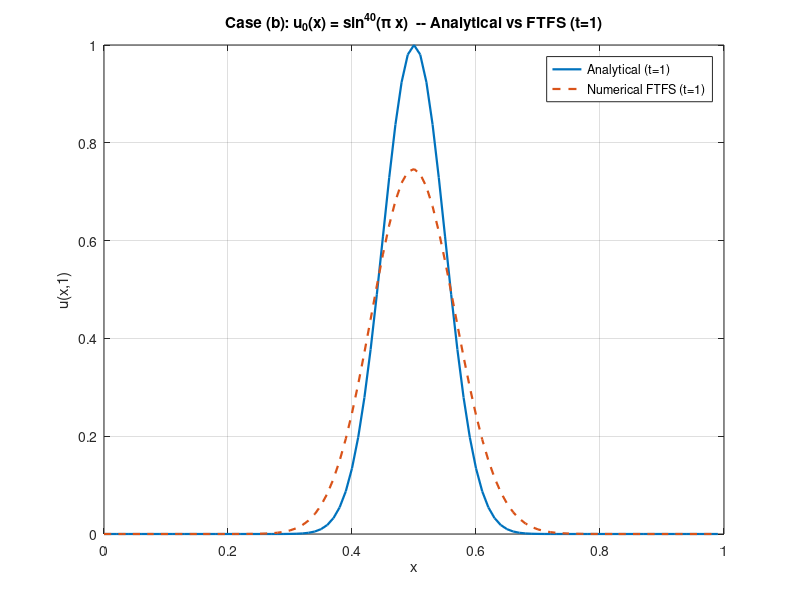
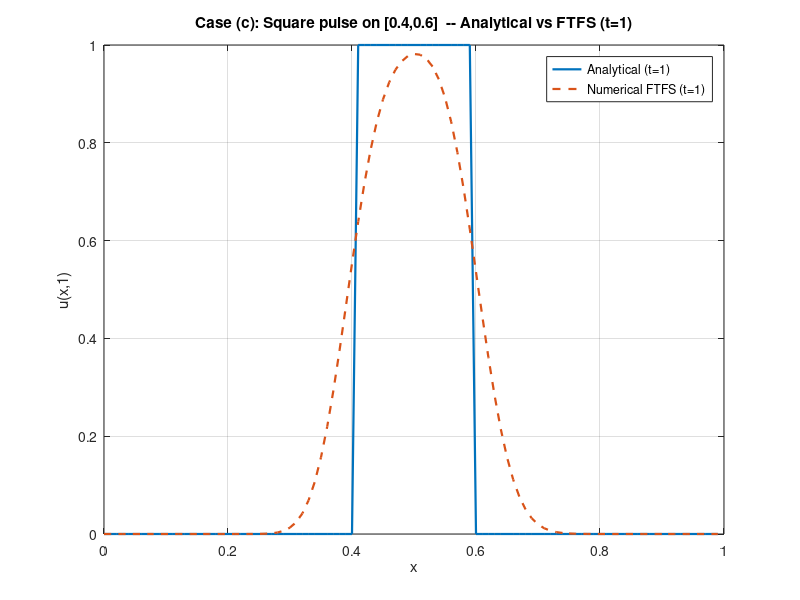

These charts were generated, in order, by the following MATLAB code:
% Compare_b_c.m

clear; close all; clc;

%% Parameters
dx = 0.01;
dt = 0.008;
lambda = dt/dx;            % Courant number
L = 1;
Nx = round(L/dx);
x = (0:Nx-1)'*dx;          % column vector
T = 1.0;
nsteps = round(T/dt);      % should be integer (125)
if abs(nsteps*dt - T) > 1e-12
    error('T not an integer multiple of dt');
end

%% Helper: FTFS step function (periodic)
ftfs_step = @(u) (1-lambda)*u + lambda * circshift(u,-1);  % forward shift is j+1 -> circshift -1

%% ------ CASE (b): u0 = sin^{40}(pi x) ------
u0_b = sin(pi*x).^40;
u = u0_b;
for n = 1:nsteps
    u = ftfs_step(u);
end
u_num_b = u;
% Analytical solution: shift by +t (because u(x,t) = u0(x + t) for u_t - u_x = 0)
x_shift = mod(x + T, 1);
u_exact_b = sin(pi*x_shift).^40;

% Energy (L2) (using dx Riemann sum)
E0_b = sum((u0_b).^2) * dx;
En_b = sum((u_num_b).^2) * dx;
frac_diss_b = 1 - En_b / E0_b;

%% Plot analytical vs numerical for (b)
figure(3); clf;
plot(x, u_exact_b, '-', 'LineWidth', 1.6, 'DisplayName', 'Analytical (t=1)');
hold on;
plot(x, u_num_b, '--', 'LineWidth', 1.6, 'DisplayName', 'Numerical FTFS (t=1)');
xlabel('x'); ylabel('u(x,1)');
title('Case (b): u_0(x) = sin^{40}(\pi x)  -- Analytical vs FTFS (t=1)');
legend('Location','Best');
grid on;

fprintf('\nCase (b) (sin^{40}(pi x)):\n  E0 = %.6e, E_num(t=1) = %.6e, fractional dissipation = %.6e\n',...
    E0_b, En_b, frac_diss_b);

%% ------ CASE (c): square pulse on [0.4, 0.6] ------
u0_c = zeros(Nx,1);
% careful: include index where x in [0.4,0.6] inclusive
idx = (x >= 0.4) & (x <= 0.6);
u0_c(idx) = 1.0;

u = u0_c;
for n = 1:nsteps
    u = ftfs_step(u);
end
u_num_c = u;
% Analytical shift
u_exact_c = double((x_shift >= 0.4) & (x_shift <= 0.6));

% Energy
E0_c = sum((u0_c).^2) * dx;
En_c = sum((u_num_c).^2) * dx;
frac_diss_c = 1 - En_c / E0_c;

%% Plot analytical vs numerical for (c)
figure(4); clf;
plot(x, u_exact_c, '-', 'LineWidth', 1.6, 'DisplayName', 'Analytical (t=1)');
hold on;
plot(x, u_num_c, '--', 'LineWidth', 1.6, 'DisplayName', 'Numerical FTFS (t=1)');
xlabel('x'); ylabel('u(x,1)');
title('Case (c): Square pulse on [0.4,0.6]  -- Analytical vs FTFS (t=1)');
legend('Location','Best');
grid on;

fprintf('\nCase (c) (square pulse):\n  E0 = %.6e, E_num(t=1) = %.6e, fractional dissipation = %.6e\n',...
    E0_c, En_c, frac_diss_c);
